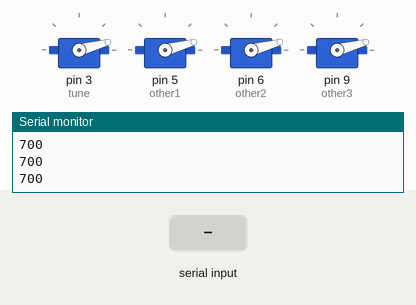
Bench run of a sketch on a simulated Arduino Uno, built with avr-gcc and run on an emulated ATmega328P. Shown: 4 × servo, the last lines printed to the serial monitor. The inputs (shaded band) are chosen by the test bench.

Above: at 2.2 s.
2.3 s: "90,45\n" received over Serial
At 3.7 s:
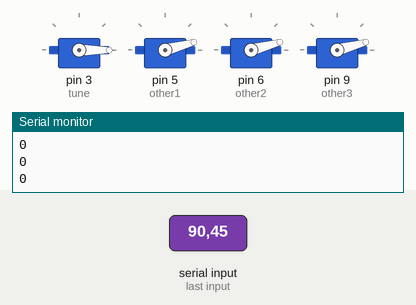
Timing chart, 0 to 5.3 s (numbered marks = the images above; inputs shaded):
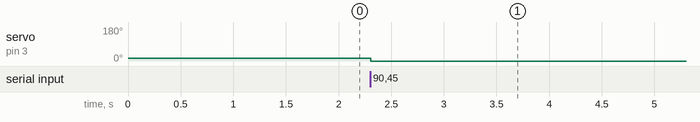

Measured:
- after the input at 2.3 s, servo on pin 3 (tune): 15° → 0° at once

The sketch:

ESCTune.ino
```cpp
#include <Servo.h>

Servo tune;
Servo other1;
Servo other2;
Servo other3;

int value = 700;

void arm(){
  tune.writeMicroseconds(700);
  other1.writeMicroseconds(700);
  other2.writeMicroseconds(700);
  other3.writeMicroseconds(700);
  delay(1000);
}

void setup() {
  // put your setup code here, to run once:
  tune.attach(3);
  other1.attach(5);
  other2.attach(6);
  other3.attach(9);
  Serial.begin(9600);
  arm();
}

void loop() {
  // put your main code here, to run repeatedly:
  tune.writeMicroseconds(value);
  Serial.println(value);

  if(Serial.available())
    value = Serial.parseInt();    // Parse an Integer from Serial
}
```
